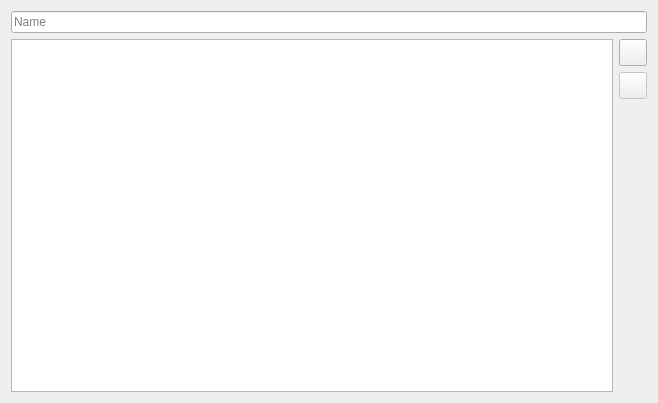
<?xml version="1.0" encoding="UTF-8"?>
<ui version="4.0">
 <class>DatabaseDialog</class>
 <widget class="QDialog" name="DatabaseDialog">
  <property name="geometry">
   <rect>
    <x>0</x>
    <y>0</y>
    <width>658</width>
    <height>403</height>
   </rect>
  </property>
  <property name="windowTitle">
   <string>Database Manager</string>
  </property>
  <layout class="QVBoxLayout" name="verticalLayout_2">
   <item>
    <widget class="QLineEdit" name="leName">
     <property name="placeholderText">
      <string>Name</string>
     </property>
    </widget>
   </item>
   <item>
    <layout class="QHBoxLayout" name="horizontalLayout">
     <item>
      <widget class="QTableView" name="tvDatabase">
       <property name="editTriggers">
        <set>QAbstractItemView::NoEditTriggers</set>
       </property>
       <property name="alternatingRowColors">
        <bool>true</bool>
       </property>
       <property name="selectionMode">
        <enum>QAbstractItemView::SingleSelection</enum>
       </property>
       <property name="selectionBehavior">
        <enum>QAbstractItemView::SelectRows</enum>
       </property>
       <attribute name="horizontalHeaderStretchLastSection">
        <bool>false</bool>
       </attribute>
       <attribute name="verticalHeaderVisible">
        <bool>false</bool>
       </attribute>
      </widget>
     </item>
     <item>
      <layout class="QVBoxLayout" name="verticalLayout">
       <item>
        <widget class="QToolButton" name="tbImport">
         <property name="text">
          <string/>
         </property>
         <property name="icon">
          <iconset resource="../resources.qrc">
           <normaloff>:/res/database_import.png</normaloff>:/res/database_import.png</iconset>
         </property>
         <property name="iconSize">
          <size>
           <width>20</width>
           <height>20</height>
          </size>
         </property>
        </widget>
       </item>
       <item>
        <widget class="QToolButton" name="tbSave">
         <property name="enabled">
          <bool>false</bool>
         </property>
         <property name="text">
          <string/>
         </property>
         <property name="icon">
          <iconset resource="../resources.qrc">
           <normaloff>:/res/save.png</normaloff>:/res/save.png</iconset>
         </property>
         <property name="iconSize">
          <size>
           <width>20</width>
           <height>20</height>
          </size>
         </property>
        </widget>
       </item>
       <item>
        <spacer name="verticalSpacer">
         <property name="orientation">
          <enum>Qt::Vertical</enum>
         </property>
         <property name="sizeHint" stdset="0">
          <size>
           <width>20</width>
           <height>40</height>
          </size>
         </property>
        </spacer>
       </item>
      </layout>
     </item>
    </layout>
   </item>
  </layout>
 </widget>
 <resources>
  <include location="../resources.qrc"/>
 </resources>
 <connections/>
</ui>
